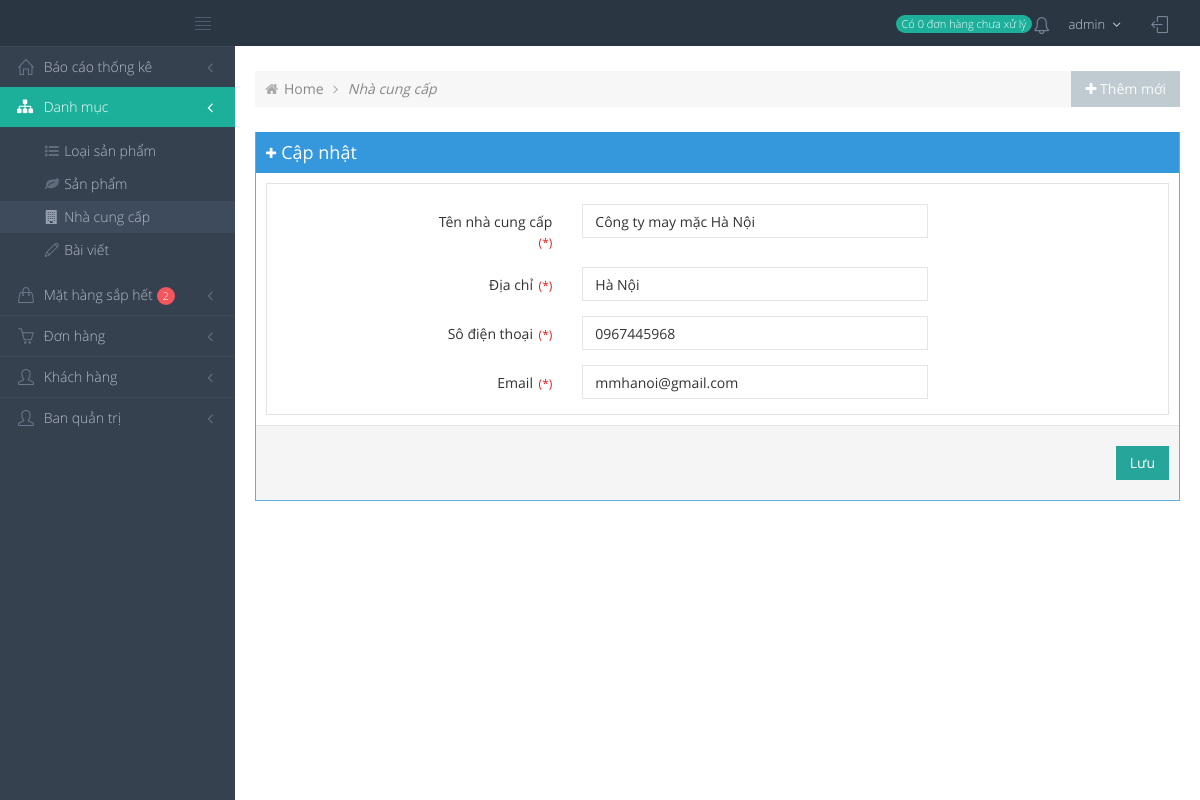
/admin/modules/producer/edit.php?id=8 (signed in), run on the app's committed database.
### tables this page shows
CREATE TABLE `nhacungcap` (
  `tennhacc` varchar(255) DEFAULT NULL,
  `diachi` varchar(255) DEFAULT NULL,
  `sodienthoai` char(13) DEFAULT NULL,
  `email` varchar(255) DEFAULT NULL,
  `created_at` timestamp NULL DEFAULT CURRENT_TIMESTAMP,
  `updated_at` timestamp NULL DEFAULT CURRENT_TIMESTAMP,
  `id` int(11) NOT NULL
);

### libraries/Function.php (called while the page is built, shortened)
                   <?php
   function base_url()
   {
      return $url  = "http://localhost:8000/";
        return 'http://'.$_SERVER["SERVER_NAME"].'/';
   }
   function base_admin()
   {
       return  base_url() ."admin/";
   }
?>

### libraries/Database.php (called while the page is built, shortened)
<?php
    class Database
    {
        public $link;
        public function __construct()
        {
            $this->link = mysqli_connect("127.0.0.1","root","root","database_125","8889") or die ("Errors Connect DB");
            mysqli_set_charset($this->link,"utf8");
        }
        public function fetchID($table , $id )
        {
            $sql = "SELECT * FROM {$table} WHERE id = $id ";
            $result = mysqli_query($this->link,$sql) or die("Lỗi  truy vấn fetchID " .mysqli_error($this->link));
            return mysqli_fetch_assoc($result);
        }
    }
?>

### admin/autoload/autoload.php (called while the page is built, shortened)
<?php
    require_once __DIR__ . "/../../libraries/Database.php";
    require_once __DIR__ . "/../../libraries/Function.php";
    $db = new Database();

### admin/modules/producer/edit.php (the view, shortened to what this page needs)
<?php
    include __DIR__ ."/../../autoload/autoload.php";
    if (isset($_GET['id']) && $_GET['id']  != '')
    {
        $id = intval($_GET['id']);
    }
    else
    {
        $_SESSION['error'] = ' Không tồn tại ID ';
        redirectAdmin("producer");
    }
    $tintuc = $db->fetchID("nhacungcap", $id) ;
?>
<?php
    include __DIR__ ."/../../layouts/header.php";
 ?>
    <div class="page-content-wrapper">
        <div class="page-content">
            <div class="page-bar">
                <ul class="page-breadcrumb">
                    <li>
                        <i class="fa fa-home"></i>
                        <a href="<?php echo base_admin() ?>">Home</a>
                        <i class="fa fa-angle-right"></i>
                    </li>
                    <li>
                        <a href="index.php" ><i> Nhà cung cấp </i></a>
                    </li>
                </ul>
                <?php include __DIR__ ."/../../layouts/action.php"; ?>
            </div>
             <div class="portlet box blue">
                <div class="portlet-title">
                    <div class="caption">
                        <i class="fa fa-plus"></i> Cập nhật
                    </div>
                </div>
                <div class="portlet-body form">
                    <form role="form" method="POST" class="form-horizontal ng-pristine ng-valid" action="" enctype="multipart/form-data">
                        <div class="form-body ">
                            <form id="demo-form2" action="" method="POST"  class="form-horizontal form-label-left bor" novalidate="" enctype="multipart/form-data">
                            <div class="col-md-12 bor" style="padding-top: 20px;">
                                <div class="form-group">
                                    <label class="control-label col-md-2 col-md-offset-2" for="first-name"> Tên nhà cung cấp <span class="required">(*)</span>
                                    </label>
                                    <div class="col-md-5">
                                        <input type="text" name="tennhacc" class="form-control col-md-7 col-xs-12" value="<?php echo isset($tintuc) ? $tintuc['tennhacc'] : '' ?>">
                                    </div>
                                </div>
                                <div class="form-group">
                                    <label class="control-label col-md-2 col-md-offset-2" for="first-name"> Địa chỉ <span class="required">(*)</span>
                                    </label>
                                    <div class="col-md-5">
                                        <input type="text" name="diachi" class="form-control col-md-7 col-xs-12" value="<?php echo isset($tintuc) ? $tintuc['diachi'] : '' ?>">
                                    </div>
                                </div>
                                <div class="form-group">
                                    <label class="control-label col-md-2 col-md-offset-2" for="first-name"> Sô điện thoại <span class="required">(*)</span>
                                    </label>
                                    <div class="col-md-5">
                                        <input type="text" name="sodienthoai" class="form-control col-md-7 col-xs-12" value="<?php echo isset($tintuc) ? $tintuc['sodienthoai'] : '' ?>">
                                    </div>
                                </div>
                                <div class="form-group">
                                    <label class="control-label col-md-2 col-md-offset-2" for="first-name"> Email <span class="required">(*)</span>
                                    </label>
                                    <div class="col-md-5">
                                        <input type="text" name="email" class="form-control col-md-7 col-xs-12" value="<?php echo isset($tintuc) ? $tintuc['email'] : '' ?>">
                                    </div>
                                </div>
                            </div>
                        </div>
                        <div class="form-actions right">
                            <button type="submit" class="btn green">Lưu</button>
                        </div>
                    </form>
                </div>
            </div>
        </div>
    </div>
 <?php
    include __DIR__ ."/../../layouts/footer.php";
 ?>

### public/admin/css/darkblue.css (style rules this page uses)
@media (min-width: 992px) { .page-sidebar-fixed:not(.page-footer-fixed) .page-content { border-bottom: 0; } }
body { background-color: #364150; }

### public/admin/css/style.css (style rules this page uses)
.bor { border:1px solid #e3e3e3; }

### data on the page
nhacungcap: tennhacc "Công ty may mặc Hà Nội", diachi "Hà Nội", sodienthoai "0967445968", email "mmhanoi@gmail.com"

### other printed values
$sodonhangf[0]['sohh'] "0"
$_SESSION['admin_name'] "admin"
$soluongton[0]['sl'] "2"
